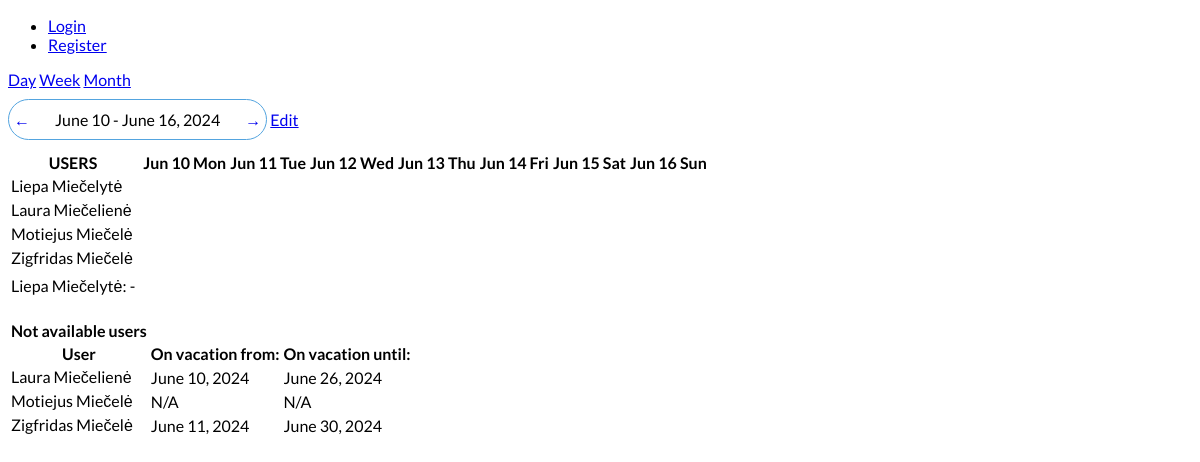
/schedules/schedule/, run on the app's committed database.
### schedules/models.py (models this page shows, shortened)
class CustomUser(AbstractBaseUser, PermissionsMixin):
    email = models.EmailField(unique=True)
    name = models.CharField(max_length=100)
    last_name = models.CharField(max_length=100)
    position = models.CharField(max_length=100)
    WORKING_HOURS = (
        ('1', '1 (160h/month)'),
        ('0.75', '0.75 (120h/month)'),
        ('0.5', '0.5 (80h/month)'),
        ('0.25', '0.25 (40h/month)'),
        ('1.25', '1.25 (180h/month)'),
        ('1.5', '1.5 (200h/month)')
    )
    working_hours = models.CharField(max_length=4, choices=WORKING_HOURS, default='1')
    phone_number = PhoneNumberField(null=True, blank=True, unique=True)
    profile_picture = models.ImageField(upload_to='profile_pictures', blank=True)
    street_address = models.CharField(max_length=255, null=True, blank=True)
    city = models.CharField(max_length=100, null=True, blank=True)
    postal_code = models.CharField(max_length=20, null=True, blank=True)
    country = models.CharField(max_length=100, null=True, blank=True)
    is_active = models.BooleanField(default=True)
    is_staff = models.BooleanField(default=False)
    objects = CustomUserManager()
    USERNAME_FIELD = 'email'
    REQUIRED_FIELDS = ['name', 'last_name', 'position', 'working_hours']
    def __str__(self):
        return f'{self.name} {self.last_name}'

class Vacation(models.Model):
    user = models.ForeignKey(settings.AUTH_USER_MODEL, null=False, blank=False, on_delete=models.CASCADE)
    first_day = models.DateField('First day', null=False)
    last_day = models.DateField('Last day', null=False)
    TYPE = (
        ('a', 'Anual leave'),
        ('b', 'Birthday day'),
        ('c', 'Welness day'),
        ('d', 'Bussines trip')
    )
    type = models.CharField('Type of vacation', max_length=1, default='a', choices=TYPE)

### schedules/views.py (the view)
# urls.py: path('schedule/', user_availability, name='user_availability'),  # URL for user availability page
def user_availability(request, schedule_format='week', day=None, week=None, month=None):
    today = timezone.now().date()
    if week:
        start_date = datetime.strptime(week, '%Y-%m-%d').date()
    elif month:
        start_date = datetime.strptime(month, '%Y-%m-%d').date().replace(day=1)
    elif day:
        start_date = datetime.strptime(day, '%Y-%m-%d').date()
    else:
        start_date = today - timedelta(days=today.weekday())  # Monday
    if schedule_format == 'day':
        start_date = start_date
        end_date = today
        date_range = [start_date]
    elif schedule_format == 'week':
        end_date = start_date + timedelta(days=6)
        date_range = [start_date + timedelta(days=i) for i in range(7)]
    elif schedule_format == 'month':
        end_date = start_date.replace(day=calendar.monthrange(start_date.year, start_date.month)[1])  # Last day of the month
        date_range = [start_date + timedelta(days=i) for i in range((end_date - start_date).days + 1)]
    else:
        return HttpResponse("Invalid schedule format", status=400)
    previous_day = start_date - timedelta(days=1)
    next_day = start_date + timedelta(days=1)
    previous_week_start = start_date - timedelta(days=7)
    next_week_start = start_date + timedelta(days=7)
    previous_month_start = (start_date - timedelta(days=start_date.day)).replace(day=1)
    next_month_start = (start_date + timedelta(days=calendar.monthrange(start_date.year, start_date.month)[1])).replace(day=1)
    print(previous_day)
    print(next_day)
    users = CustomUser.objects.all()
    availabilities = Availability.objects.filter(day__range=[start_date, end_date])
    user_vacations = Vacation.objects.filter(first_day__lte=end_date, last_day__gte=start_date)
    vacation_map = {vacation.user_id: vacation for vacation in user_vacations}
    availability_map = {}
    for availability in availabilities:
        if availability.user_id not in availability_map:
            availability_map[availability.user_id] = []
        availability_map[availability.user_id].append(availability)
    users_on_vacation = []
    available_users = []
    not_available_users = []
    for user in users:
        user_available_days = []
        user_vacation_days = []
        for day in date_range:
            if user.id in availability_map:
                for availability in availability_map[user.id]:
                    if availability.day == day:
                        user_available_days.append({
                            'day': day,
                            'available_from': availability.start_time,
                            'available_until': availability.end_time,
                        })
            if user.id in vacation_map and vacation_map[user.id].first_day <= day <= vacation_map[user.id].last_day:
                user_vacation_days.append({
                    'day': day,
                    'type': vacation_map[user.id].get_type_display(),
                })
        if user_available_days:
            available_users.append({
                'user': user,
                'available_days': user_available_days,
            })
        else:
            if user_vacation_days:
                vacation = vacation_map[user.id]
                not_available_users.append({
                    'user': user,
                    'on_vacation_from': vacation.first_day,
                    'on_vacation_until': vacation.last_day,
                })
            else:
                not_available_users.append({
                    'user': user,
                    'on_vacation_from': None,
                    'on_vacation_until': None,
                })
    data = {
        'users': users,
        'available_users': available_users,
        'today': today,
        'not_available_users': not_available_users,
        'start_date': start_date,
        'end_date': end_date,
        'date_range': date_range,
        'hours_range': range(24),
        'schedule_format': schedule_format,
        'previous_day': previous_day,
        'next_day': next_day,
        'previous_week': previous_week_start.strftime('%Y-%m-%d'),
        'next_week': next_week_start.strftime('%Y-%m-%d'),
        'previous_month': previous_month_start.strftime('%Y-%m-%d'),
        'next_month': next_month_start.strftime('%Y-%m-%d'),
    }
    return render(request, 'schedule.html', context=data)

### schedules/templatetags/custom_filters.py (called while the page is built)
@register.filter(name='format_date')
def format_date(value, schedule_format):
    if schedule_format == 'week':
        return value.strftime('%b %d %a')  # Format for week view (Jun 10 Mon)
    elif schedule_format == 'month':
        return value.strftime('%b %d')  # Format for month view (Jun 10)
    else:
        return value.strftime('%H:%M')  # Default format for other views (12:00)

### schedules/templates/schedule.html (shortened to what this page needs)
{% extends 'base.html' %}
{% load custom_filters %}
{% load static %}
{% block content %}
<div class="schedule_format">
    <a href="{% url 'user_availability_format' 'day' %}" class="btn btn-primary">Day</a>
    <a href="{% url 'user_availability_format' 'week' %}" class="btn btn-primary">Week</a>
    <a href="{% url 'user_availability_format' 'month' %}" class="btn btn-primary">Month</a>
</div>
<div>
    {% if schedule_format == 'week' %}
        <div class="day-navigation">
            <a href="{% url 'user_availability_format_with_week' schedule_format='week' week=previous_week %}" class="nav-arrow">
                &larr;
            </a>
            <span class="nav-date">{{ start_date|date:"F j" }} - {{ end_date|date:"F j, Y" }}</span>
            <a href="{% url 'user_availability_format_with_week' schedule_format='week' week=next_week %}" class="nav-arrow">
                &rarr;
            </a>
        </div>
        <a href="#">Edit</a>
    {% endif %}
</div>
<table>
    <thead>
        <tr>
            <th>USERS</th>
            <th></th>
            {% if schedule_format == 'week' %}
                {% for day in date_range %}
                    <th>{{ day|format_date:schedule_format }}</th>
                {% endfor %}
            {% elif schedule_format == 'month' %}
                {% for day in date_range %}
                    <th>{{ day|format_date:schedule_format }}</th>
                {% endfor %}
            {% else %}
                {% for hour in hours_range %}
                    <th colspan="10">{{ hour }}:00</th>
                {% endfor %}
            {% endif %}
        </tr>
    </thead>
    <tbody>
        {% for user in users %}
            <tr>
                <td>{{ user }}</td>
            </tr>
        {% endfor %}
        <tr>
            {% if schedule_format == 'week' %}
                {% for day in date_range %}
                    <td>
                    </td>
                {% endfor %}
            {% else %}
                {% for hour in hours_range %}
                    <td>
                    </td>
                {% endfor %}
            {% endif %}
        </tr>
        <tr>
            <td>
                {% for user in available_users %}
                    {{ user.user.name }} {{ user.user.last_name }}:
                    {{ available_users.user_available_days.available_from }} - {{ user.available_until }}
                {% endfor %}
            </td>
        </tr>
    </tbody>
</table>
<br>
<table>
    <thead>
        <tr>
            <th>Not available users</th>
        </tr>
        <tr>
            <th>User</th>
            <th>On vacation from:</th>
            <th>On vacation until:</th>
        </tr>
    </thead>
    <tbody>
        {% for user in not_available_users %}
            <tr>
                <td>{{ user.user.name }} {{ user.user.last_name }}</td>
                {% if user.on_vacation_from %}
                    <td>{{ user.on_vacation_from }}</td>
                    <td>{{ user.on_vacation_until }}</td>
                {% else %}
                    <td>N/A</td>
                    <td>N/A</td>
                {% endif %}
            </tr>
        {% endfor %}
    </tbody>
</table>
{% endblock content %}

### schedules/static/css/styles.css (style rules this page uses)
body { font-family: 'lato', sans-serif; text-decoration: #081016; }
.day-navigation { display: inline-flex; justify-content: center; align-items: center; margin: 10px auto; border: 1.5px solid #53A4DF; border-radius: 25px; }
.nav-arrow { display: inline-block; padding: 5px; text-decoration: none; transition: background-color 0.3s; border-radius: 25px; position: relative; }
.nav-date { display: inline-block; padding: 10px 20px; }

### data on the page
CustomUser: name+last_name "Liepa Miečelytė", user.name "Liepa", user.last_name "Miečelytė"
CustomUser: name+last_name "Laura Miečelienė", user.name "Laura", user.last_name "Miečelienė", on_vacation_from "June 10, 2024", on_vacation_until "June 26, 2024"
CustomUser: name+last_name "Motiejus Miečelė", user.name "Motiejus", user.last_name "Miečelė", shows "N/A"
CustomUser: name+last_name "Zigfridas Miečelė", user.name "Zigfridas", user.last_name "Miečelė", on_vacation_from "June 11, 2024", on_vacation_until "June 30, 2024"

### other printed values
{{ start_date|date:"F j" }} "June 10"
{{ end_date|date:"F j, Y" }} "June 16, 2024"
{{ day|format_date:schedule_format }} "Jun 10 Mon" "Jun 11 Tue" "Jun 12 Wed" "Jun 13 Thu" "Jun 14 Fri" "Jun 15 Sat" "Jun 16 Sun"
